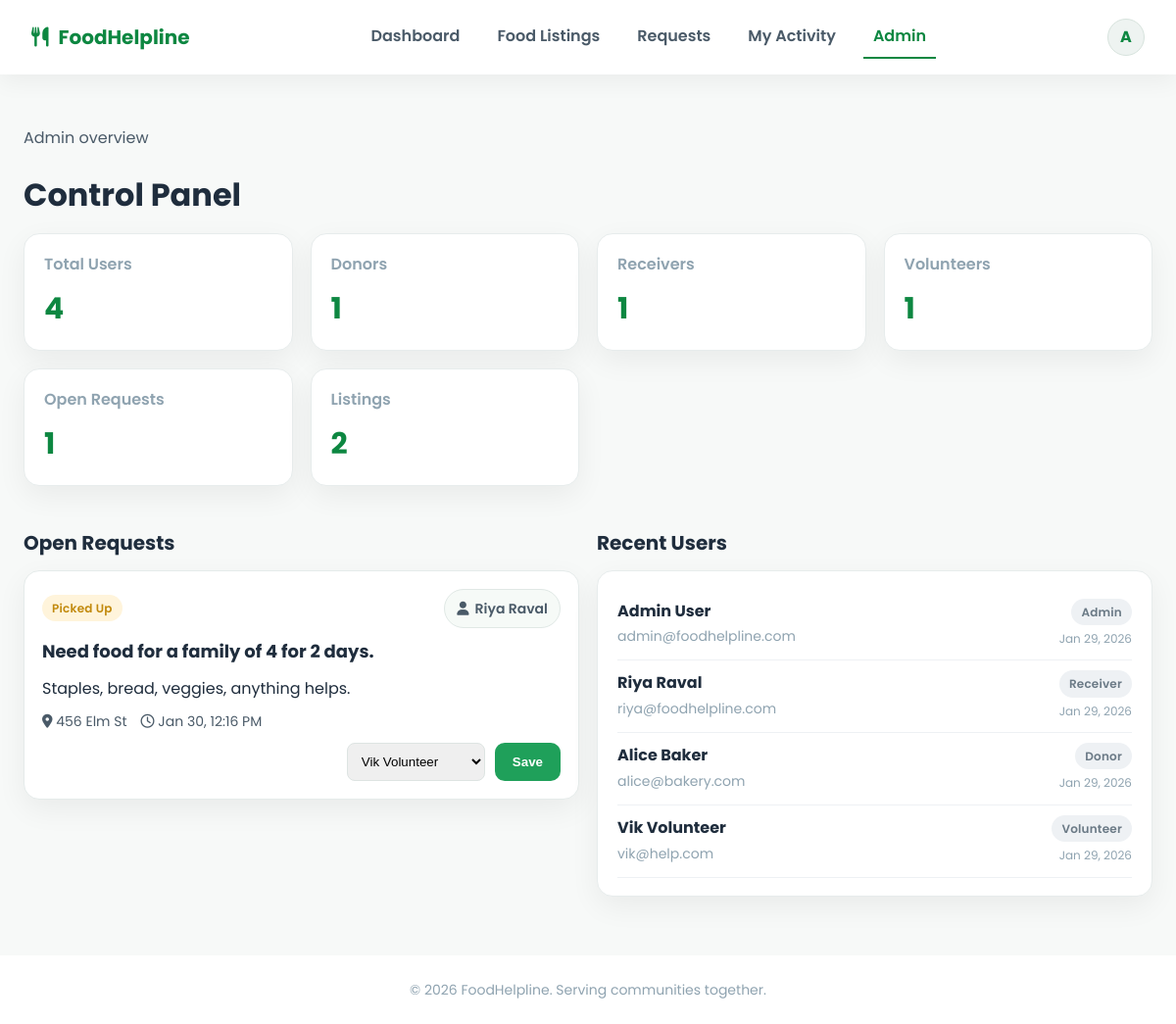
Page /admin/dashboard.php (signed in) on the committed database.
### tables this page shows
CREATE TABLE IF NOT EXISTS users (
    id INT AUTO_INCREMENT PRIMARY KEY,
    name VARCHAR(255) NOT NULL,
    email VARCHAR(255) NOT NULL UNIQUE,
    phone VARCHAR(20) NOT NULL,
    address VARCHAR(255) DEFAULT NULL,
    organization VARCHAR(255) DEFAULT NULL,
    password VARCHAR(255) NOT NULL,
    role ENUM('admin', 'donor', 'receiver', 'volunteer') NOT NULL,
    profile_completed TINYINT(1) DEFAULT 0,
    created_at TIMESTAMP DEFAULT CURRENT_TIMESTAMP
);

CREATE TABLE IF NOT EXISTS assistance_requests (
    id INT AUTO_INCREMENT PRIMARY KEY,
    requester_id INT NOT NULL,
    title VARCHAR(255) NOT NULL,
    description TEXT,
    servings INT DEFAULT 1,
    address VARCHAR(255) NOT NULL,
    needed_by DATETIME NULL,
    status ENUM('open','picked_up','delivered','closed') DEFAULT 'open',
    volunteer_id INT NULL,
    created_at TIMESTAMP DEFAULT CURRENT_TIMESTAMP,
    FOREIGN KEY (requester_id) REFERENCES users(id) ON DELETE CASCADE,
    FOREIGN KEY (volunteer_id) REFERENCES users(id) ON DELETE SET NULL
);

### includes/helpers.php (called while the page is built, shortened)
<?php
function safe($value) {
    return htmlspecialchars($value ?? '', ENT_QUOTES, 'UTF-8');
}
function formatDate($dateString, $format = 'M j, Y') {
    return date($format, strtotime($dateString));
}
function statusBadge(string $status): array {
    $map = [
        'available'  => ['label' => 'Available', 'class' => 'badge green'],
        'claimed'    => ['label' => 'Claimed', 'class' => 'badge blue'],
        'completed'  => ['label' => 'Completed', 'class' => 'badge gray'],
        'expired'    => ['label' => 'Expired', 'class' => 'badge gray'],
        'open'       => ['label' => 'Open', 'class' => 'badge blue'],
        'picked_up'  => ['label' => 'Picked Up', 'class' => 'badge amber'],
        'delivered'  => ['label' => 'Delivered', 'class' => 'badge green'],
        'closed'     => ['label' => 'Closed', 'class' => 'badge gray'],
    ];
    return $map[$status] ?? ['label' => ucfirst($status), 'class' => 'badge gray'];
}

### admin/dashboard.php (the view, shortened to what this page needs)
<?php
$active = "admin";
include("../includes/header.php");
include("../includes/helpers.php");
$counts = [
    'users' => (int)$conn->query("SELECT COUNT(*) FROM users")->fetchColumn(),
    'donors' => (int)$conn->query("SELECT COUNT(*) FROM users WHERE role='donor'")->fetchColumn(),
    'receivers' => (int)$conn->query("SELECT COUNT(*) FROM users WHERE role='receiver'")->fetchColumn(),
    'volunteers' => (int)$conn->query("SELECT COUNT(*) FROM users WHERE role='volunteer'")->fetchColumn(),
    'open_requests' => (int)$conn->query("SELECT COUNT(*) FROM assistance_requests WHERE status IN ('open','picked_up')")->fetchColumn(),
    'listings' => (int)$conn->query("SELECT COUNT(*) FROM food_listings")->fetchColumn()
];
$volunteers = $conn->query("SELECT id, name FROM users WHERE role='volunteer' ORDER BY name")->fetchAll(PDO::FETCH_ASSOC);
$openRequests = $conn->query("SELECT ar.*, u.name AS requester_name, vol.name AS volunteer_name
    FROM assistance_requests ar
    JOIN users u ON u.id = ar.requester_id
    LEFT JOIN users vol ON vol.id = ar.volunteer_id
    WHERE ar.status IN ('open','picked_up')
    ORDER BY ar.created_at DESC")->fetchAll(PDO::FETCH_ASSOC);
$users = $conn->query("SELECT name, email, role, created_at FROM users ORDER BY created_at DESC LIMIT 8")->fetchAll(PDO::FETCH_ASSOC);
?>
<section class="page">
    <div class="section-head" style="margin-bottom:8px;">
        <div>
            <p class="lead">Admin overview</p>
            <h1>Control Panel</h1>
        </div>
    </div>
    <div class="grid stats">
        <div class="card stat-card"><div class="label">Total Users</div><div class="value"><?php echo $counts['users']; ?></div></div>
        <div class="card stat-card"><div class="label">Donors</div><div class="value"><?php echo $counts['donors']; ?></div></div>
        <div class="card stat-card"><div class="label">Receivers</div><div class="value"><?php echo $counts['receivers']; ?></div></div>
        <div class="card stat-card"><div class="label">Volunteers</div><div class="value"><?php echo $counts['volunteers']; ?></div></div>
        <div class="card stat-card"><div class="label">Open Requests</div><div class="value"><?php echo $counts['open_requests']; ?></div></div>
        <div class="card stat-card"><div class="label">Listings</div><div class="value"><?php echo $counts['listings']; ?></div></div>
    </div>
    <div class="grid two">
        <div>
            <div class="section-head">
                <h3>Open Requests</h3>
            </div>
            <?php if (count($openRequests) === 0): ?>
                <div class="empty">No open requests.</div>
            <?php else: ?>
                <div class="grid cards">
                    <?php foreach ($openRequests as $req): ?>
                        <?php $badge = statusBadge($req['status']); ?>
                        <div class="request-card">
                            <div class="meta" style="justify-content: space-between;">
                                <span class="<?php echo $badge['class']; ?>"><?php echo $badge['label']; ?></span>
                                <span class="pill"><i class="fas fa-user"></i> <?php echo safe($req['requester_name']); ?></span>
                            </div>
                            <h4><?php echo safe($req['title']); ?></h4>
                            <p><?php echo safe($req['description']); ?></p>
                            <div class="meta">
                                <span><i class="fas fa-map-marker-alt"></i> <?php echo safe($req['address']); ?></span>
                                <?php if ($req['needed_by']): ?><span><i class="far fa-clock"></i> <?php echo formatDate($req['needed_by'], 'M j, g:i A'); ?></span><?php endif; ?>
                            </div>
                            <form method="POST" class="actions" style="justify-content:flex-end;gap:10px;">
                                <select name="volunteer_id" required style="padding:10px;border-radius:8px;border:1px solid #dde4e2;">
                                    <?php foreach ($volunteers as $vol): ?>
                                        <option value="<?php echo $vol['id']; ?>" <?php echo ($req['volunteer_id']==$vol['id'])?'selected':''; ?>>
                                            <?php echo safe($vol['name']); ?>
                                        </option>
                                    <?php endforeach; ?>
                                </select>
                                <button type="submit" name="assign_volunteer" class="btn primary">Save</button>
                            </form>
                        </div>
                    <?php endforeach; ?>
                </div>
            <?php endif; ?>
        </div>
        <div>
            <div class="section-head">
                <h3>Recent Users</h3>
            </div>
            <div class="card">
                <?php foreach ($users as $user): ?>
                    <div style="display:flex; justify-content:space-between; padding:10px 0; border-bottom:1px solid #eef1f4;">
                        <div>
                            <strong><?php echo safe($user['name']); ?></strong><br>
                            <span style="color:var(--gray-500); font-size:14px;"><?php echo safe($user['email']); ?></span>
                        </div>
                        <div style="text-align:right;">
                            <span class="badge gray"><?php echo ucfirst($user['role']); ?></span><br>
                            <span style="color:var(--gray-500); font-size:12px;"><?php echo formatDate($user['created_at']); ?></span>
                        </div>
                    </div>
                <?php endforeach; ?>
            </div>
        </div>
    </div>
</section>
<?php include("../includes/footer.php"); ?>

### includes/header.php (shortened to what this page needs)
<?php
include_once __DIR__ . '/db.php';
$active = $active ?? '';
$userStmt = $conn->prepare("SELECT * FROM users WHERE id = ? LIMIT 1");
$userStmt->execute([$_SESSION['user_id']]);
$currentUser = $userStmt->fetch(PDO::FETCH_ASSOC);
$firstInitial = strtoupper(substr($currentUser['name'], 0, 1));
?>
<!DOCTYPE html>
<html lang="en">
<head>
    <link rel="stylesheet" href="https://cdnjs.cloudflare.com/ajax/libs/font-awesome/6.4.2/css/all.min.css">
    <link rel="stylesheet" href="<?php echo BASE_URL; ?>assets/css/style.css">
</head>
<body class="app-body">
<header class="app-nav">
    <div class="brand">
        <a href="<?php echo BASE_URL; ?>dashboard.php">
            <i class="fas fa-utensils"></i>
            <span>FoodHelpline</span>
        </a>
    </div>
    <nav class="nav-links">
        <a class="<?php echo $active === 'dashboard' ? 'active' : ''; ?>" href="<?php echo BASE_URL; ?>dashboard.php">Dashboard</a>
        <a class="<?php echo $active === 'listings' ? 'active' : ''; ?>" href="<?php echo BASE_URL; ?>food_listings.php">Food Listings</a>
        <a class="<?php echo $active === 'requests' ? 'active' : ''; ?>" href="<?php echo BASE_URL; ?>requests.php">Requests</a>
        <a class="<?php echo $active === 'activity' ? 'active' : ''; ?>" href="<?php echo BASE_URL; ?>activity.php">My Activity</a>
        <?php if ($currentUser['role'] === 'admin'): ?>
            <a class="<?php echo $active === 'admin' ? 'active' : ''; ?>" href="<?php echo BASE_URL; ?>admin/dashboard.php">Admin</a>
        <?php endif; ?>
    </nav>
    <div class="nav-cta">
        <div class="avatar" data-dropdown="user-menu">
            <?php echo htmlspecialchars($firstInitial); ?>
        </div>
    </div>
</header>
<main>

### assets/css/style.css (style rules this page uses)
:root { --green: #1fa05a; --green-dark: #0d8741; --yellow: #f4ad22; --red: #d94141; --gray-900: #1f2d3d; --gray-700: #4a5a68; --gray-500: #8fa3b0; --gray-300: #dce5eb; --gray-100: #f7f9f8; --card-shadow: 0 10px 30px rgba(0, 0, 0, 0.06); font-family: "Poppins", system-ui, -apple-system, sans-serif; }
* { box-sizing: border-box; margin: 0; padding: 0; }
body { background: var(--gray-100); color: var(--gray-900); line-height: 1.6; }
a { color: var(--green); text-decoration: none; }
.btn { display: inline-flex; align-items: center; gap: 8px; border: none; border-radius: 10px; padding: 12px 18px; font-weight: 600; cursor: pointer; transition: all 0.2s ease; text-decoration: none; }
.btn.primary { background: var(--green); color: #fff; }
.badge { display: inline-flex; align-items: center; padding: 4px 10px; border-radius: 20px; font-size: 12px; font-weight: 600; letter-spacing: 0.2px; }
.badge.amber { background: #fff4db; color: #c28a0e; }
.badge.gray { background: #eef1f4; color: #6b7a86; }
.app-body { min-height: 100vh; }
.app-nav { position: sticky; top: 0; z-index: 50; background: #fff; display: flex; align-items: center; justify-content: space-between; padding: 16px 32px; box-shadow: 0 8px 22px rgba(0, 0, 0, 0.05); }
.brand a { display: inline-flex; align-items: center; gap: 10px; font-size: 20px; font-weight: 700; color: var(--green-dark); }
.nav-links { display: flex; gap: 18px; }
.nav-links a { color: var(--gray-700); font-weight: 600; padding: 8px 10px; border-bottom: 2px solid transparent; }
.nav-links a.active { color: var(--green-dark); border-color: var(--green-dark); }
.nav-cta { display: flex; align-items: center; gap: 12px; position: relative; }
.avatar { width: 38px; height: 38px; border-radius: 50%; background: #eef3f1; color: var(--green-dark); display: grid; place-items: center; font-weight: 700; cursor: pointer; border: 1px solid #d7e3dd; }
.page { max-width: 1200px; margin: 0 auto; padding: 32px 24px 60px; }
.page h1 { font-size: 32px; margin-bottom: 6px; }
.page p.lead { color: var(--gray-700); margin-bottom: 20px; }
.grid { display: grid; gap: 18px; }
.grid.stats { grid-template-columns: repeat(auto-fit, minmax(220px, 1fr)); margin-bottom: 22px; }
.grid.two { grid-template-columns: repeat(auto-fit, minmax(320px, 1fr)); }
.grid.cards { grid-template-columns: repeat(auto-fit, minmax(280px, 1fr)); }
.card { background: #fff; border: 1px solid #e7ecec; border-radius: 16px; padding: 18px 20px; box-shadow: var(--card-shadow); }
.stat-card { display: flex; flex-direction: column; gap: 8px; }
.stat-card .label { color: var(--gray-500); font-weight: 600; }
.stat-card .value { font-size: 30px; font-weight: 700; color: var(--green-dark); }
.section-head { display: flex; justify-content: space-between; align-items: center; margin: 20px 0 12px; }
.section-head h3 { font-size: 20px; }
.listing-card, .request-card { display: grid; gap: 10px; background: #fff; border: 1px solid #e5ebea; border-radius: 16px; padding: 18px; box-shadow: var(--card-shadow); }
.listing-card h4, .request-card h4 { font-size: 18px; }
.listing-card .meta, .request-card .meta { color: var(--gray-700); font-size: 14px; display: flex; gap: 14px; align-items: center; flex-wrap: wrap; }
.listing-card .actions, .request-card .actions { display: flex; justify-content: space-between; align-items: center; gap: 12px; flex-wrap: wrap; }
.pill { display: inline-flex; align-items: center; gap: 6px; padding: 8px 12px; border-radius: 999px; border: 1px solid #e0e8e5; background: #f6faf7; color: var(--gray-700); font-weight: 600; font-size: 14px; }
.cards { display: grid; grid-template-columns: repeat(auto-fit, minmax(240px, 1fr)); gap: 28px; }

### rows in the picture
users: name "A", name "Admin User", email "admin@foodhelpline.com", role "Admin", created_at "Jan 29, 2026"
assistance_requests: id "1", requester "2", status "Picked Up", requester.name "Riya Raval", title "Need food for a family of 4 for 2 days.", description "Staples, bread, veggies, anything helps.", address "456 Elm St", needed_by "Jan 30, 12:16 PM", volunteer_id "Vik Volunteer"
users: name "Riya Raval", email "riya@foodhelpline.com", role "Receiver", created_at "Jan 29, 2026"
users: name "Alice Baker", email "alice@bakery.com", role "Donor", created_at "Jan 29, 2026"
users: name "Vik Volunteer", email "vik@help.com", role "Volunteer", created_at "Jan 29, 2026"

### other values in the picture
$counts['users'] "4"
